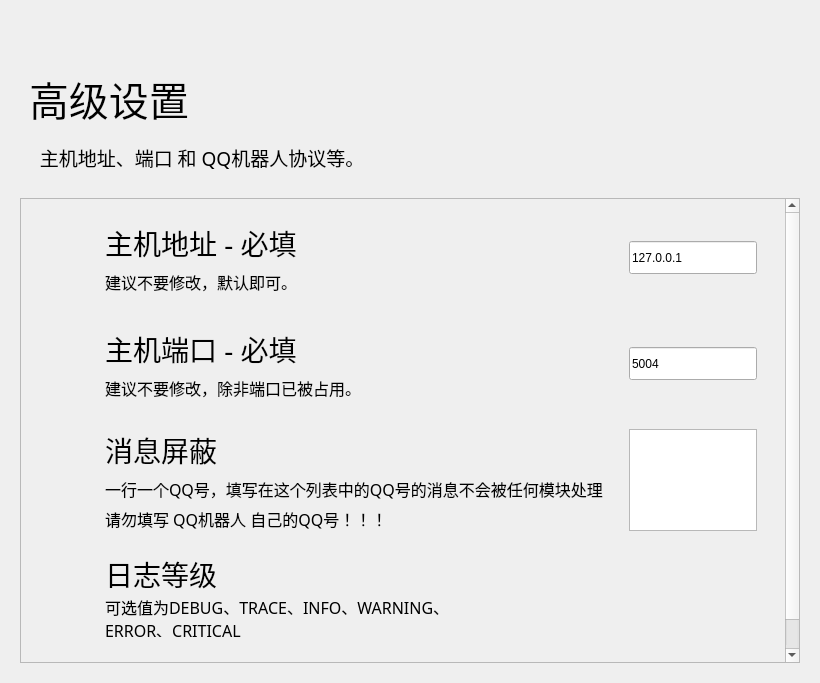
<?xml version="1.0" encoding="UTF-8"?>
<ui version="4.0">
 <class>Form</class>
 <widget class="QWidget" name="Form">
  <property name="geometry">
   <rect>
    <x>0</x>
    <y>0</y>
    <width>820</width>
    <height>683</height>
   </rect>
  </property>
  <property name="minimumSize">
   <size>
    <width>650</width>
    <height>465</height>
   </size>
  </property>
  <property name="windowTitle">
   <string>简儿 - 设置高级</string>
  </property>
  <layout class="QHBoxLayout" name="horizontalLayout">
   <item>
    <widget class="PopUpAniStackedWidget" name="PopUpAniStackedWidget">
     <property name="minimumSize">
      <size>
       <width>0</width>
       <height>0</height>
      </size>
     </property>
     <widget class="QWidget" name="page">
      <layout class="QVBoxLayout" name="verticalLayout">
       <item>
        <spacer name="spacer">
         <property name="orientation">
          <enum>Qt::Vertical</enum>
         </property>
         <property name="sizeType">
          <enum>QSizePolicy::Fixed</enum>
         </property>
         <property name="sizeHint" stdset="0">
          <size>
           <width>20</width>
           <height>40</height>
          </size>
         </property>
        </spacer>
       </item>
       <item>
        <widget class="QWidget" name="widget" native="true">
         <property name="maximumSize">
          <size>
           <width>16777215</width>
           <height>88</height>
          </size>
         </property>
         <layout class="QHBoxLayout" name="horizontalLayout_2">
          <item>
           <widget class="LargeTitleLabel" name="LargeTitleLabel">
            <property name="font">
             <font>
              <family>HarmonyOS Sans SC Medium</family>
              <pointsize>30</pointsize>
              <bold>false</bold>
             </font>
            </property>
            <property name="text">
             <string>高级设置</string>
            </property>
           </widget>
          </item>
         </layout>
        </widget>
       </item>
       <item>
        <widget class="SubtitleLabel" name="SubtitleLabel_5">
         <property name="font">
          <font>
           <family>HarmonyOS Sans SC Medium</family>
           <pointsize>14</pointsize>
           <bold>false</bold>
          </font>
         </property>
         <property name="text">
          <string>    主机地址、端口 和 QQ机器人协议等。</string>
         </property>
         <property name="wordWrap">
          <bool>true</bool>
         </property>
        </widget>
       </item>
       <item>
        <spacer name="verticalSpacer_32">
         <property name="orientation">
          <enum>Qt::Vertical</enum>
         </property>
         <property name="sizeType">
          <enum>QSizePolicy::Fixed</enum>
         </property>
         <property name="sizeHint" stdset="0">
          <size>
           <width>20</width>
           <height>20</height>
          </size>
         </property>
        </spacer>
       </item>
       <item>
        <widget class="SmoothScrollArea" name="SmoothScrollArea">
         <property name="frameShadow">
          <enum>QFrame::Raised</enum>
         </property>
         <property name="widgetResizable">
          <bool>true</bool>
         </property>
         <widget class="QWidget" name="scrollAreaWidgetContents">
          <property name="geometry">
           <rect>
            <x>0</x>
            <y>0</y>
            <width>782</width>
            <height>504</height>
           </rect>
          </property>
          <layout class="QVBoxLayout" name="verticalLayout_2">
           <item>
            <layout class="QGridLayout" name="gridLayout">
             <item row="1" column="0">
              <widget class="CardWidget" name="Edit_Icon_Settings_4">
               <property name="maximumSize">
                <size>
                 <width>16777215</width>
                 <height>100</height>
                </size>
               </property>
               <layout class="QHBoxLayout" name="horizontalLayout_8">
                <item>
                 <spacer name="horizontalSpacer_20">
                  <property name="orientation">
                   <enum>Qt::Horizontal</enum>
                  </property>
                  <property name="sizeType">
                   <enum>QSizePolicy::Fixed</enum>
                  </property>
                  <property name="sizeHint" stdset="0">
                   <size>
                    <width>10</width>
                    <height>20</height>
                   </size>
                  </property>
                 </spacer>
                </item>
                <item>
                 <widget class="IconWidget" name="IconWidget_7">
                  <property name="enabled">
                   <bool>true</bool>
                  </property>
                  <property name="minimumSize">
                   <size>
                    <width>40</width>
                    <height>40</height>
                   </size>
                  </property>
                  <property name="maximumSize">
                   <size>
                    <width>40</width>
                    <height>40</height>
                   </size>
                  </property>
                 </widget>
                </item>
                <item>
                 <spacer name="horizontalSpacer_21">
                  <property name="orientation">
                   <enum>Qt::Horizontal</enum>
                  </property>
                  <property name="sizeType">
                   <enum>QSizePolicy::Fixed</enum>
                  </property>
                  <property name="sizeHint" stdset="0">
                   <size>
                    <width>10</width>
                    <height>20</height>
                   </size>
                  </property>
                 </spacer>
                </item>
                <item>
                 <layout class="QVBoxLayout" name="verticalLayout_8">
                  <item>
                   <spacer name="verticalSpacer_37">
                    <property name="orientation">
                     <enum>Qt::Vertical</enum>
                    </property>
                    <property name="sizeType">
                     <enum>QSizePolicy::Expanding</enum>
                    </property>
                    <property name="sizeHint" stdset="0">
                     <size>
                      <width>20</width>
                      <height>5</height>
                     </size>
                    </property>
                   </spacer>
                  </item>
                  <item>
                   <widget class="TitleLabel" name="TitleLabel_7">
                    <property name="maximumSize">
                     <size>
                      <width>16777215</width>
                      <height>50</height>
                     </size>
                    </property>
                    <property name="font">
                     <font>
                      <family>HarmonyOS Sans SC</family>
                      <pointsize>21</pointsize>
                      <bold>false</bold>
                     </font>
                    </property>
                    <property name="text">
                     <string>主机端口 - 必填</string>
                    </property>
                   </widget>
                  </item>
                  <item>
                   <widget class="SubtitleLabel" name="SubtitleLabel_8">
                    <property name="font">
                     <font>
                      <family>HarmonyOS Sans SC</family>
                      <pointsize>12</pointsize>
                      <bold>false</bold>
                     </font>
                    </property>
                    <property name="text">
                     <string>建议不要修改，除非端口已被占用。</string>
                    </property>
                    <property name="textFormat">
                     <enum>Qt::AutoText</enum>
                    </property>
                    <property name="scaledContents">
                     <bool>false</bool>
                    </property>
                    <property name="wordWrap">
                     <bool>true</bool>
                    </property>
                   </widget>
                  </item>
                  <item>
                   <spacer name="verticalSpacer_38">
                    <property name="orientation">
                     <enum>Qt::Vertical</enum>
                    </property>
                    <property name="sizeType">
                     <enum>QSizePolicy::Expanding</enum>
                    </property>
                    <property name="sizeHint" stdset="0">
                     <size>
                      <width>20</width>
                      <height>5</height>
                     </size>
                    </property>
                   </spacer>
                  </item>
                 </layout>
                </item>
                <item>
                 <widget class="LineEdit" name="LineEdit_6">
                  <property name="maximumSize">
                   <size>
                    <width>128</width>
                    <height>33</height>
                   </size>
                  </property>
                  <property name="text">
                   <string>5004</string>
                  </property>
                 </widget>
                </item>
                <item>
                 <spacer name="horizontalSpacer_22">
                  <property name="orientation">
                   <enum>Qt::Horizontal</enum>
                  </property>
                  <property name="sizeType">
                   <enum>QSizePolicy::Fixed</enum>
                  </property>
                  <property name="sizeHint" stdset="0">
                   <size>
                    <width>10</width>
                    <height>20</height>
                   </size>
                  </property>
                 </spacer>
                </item>
               </layout>
              </widget>
             </item>
             <item row="3" column="0">
              <widget class="CardWidget" name="Edit_Icon_Settings_3">
               <property name="maximumSize">
                <size>
                 <width>16777215</width>
                 <height>100</height>
                </size>
               </property>
               <layout class="QHBoxLayout" name="horizontalLayout_7">
                <item>
                 <spacer name="horizontalSpacer_17">
                  <property name="orientation">
                   <enum>Qt::Horizontal</enum>
                  </property>
                  <property name="sizeType">
                   <enum>QSizePolicy::Fixed</enum>
                  </property>
                  <property name="sizeHint" stdset="0">
                   <size>
                    <width>10</width>
                    <height>20</height>
                   </size>
                  </property>
                 </spacer>
                </item>
                <item>
                 <widget class="IconWidget" name="IconWidget_6">
                  <property name="enabled">
                   <bool>true</bool>
                  </property>
                  <property name="minimumSize">
                   <size>
                    <width>40</width>
                    <height>40</height>
                   </size>
                  </property>
                  <property name="maximumSize">
                   <size>
                    <width>40</width>
                    <height>40</height>
                   </size>
                  </property>
                 </widget>
                </item>
                <item>
                 <spacer name="horizontalSpacer_18">
                  <property name="orientation">
                   <enum>Qt::Horizontal</enum>
                  </property>
                  <property name="sizeType">
                   <enum>QSizePolicy::Fixed</enum>
                  </property>
                  <property name="sizeHint" stdset="0">
                   <size>
                    <width>10</width>
                    <height>20</height>
                   </size>
                  </property>
                 </spacer>
                </item>
                <item>
                 <layout class="QVBoxLayout" name="verticalLayout_7">
                  <item>
                   <spacer name="verticalSpacer_35">
                    <property name="orientation">
                     <enum>Qt::Vertical</enum>
                    </property>
                    <property name="sizeType">
                     <enum>QSizePolicy::Expanding</enum>
                    </property>
                    <property name="sizeHint" stdset="0">
                     <size>
                      <width>20</width>
                      <height>5</height>
                     </size>
                    </property>
                   </spacer>
                  </item>
                  <item>
                   <widget class="TitleLabel" name="TitleLabel_6">
                    <property name="maximumSize">
                     <size>
                      <width>16777215</width>
                      <height>50</height>
                     </size>
                    </property>
                    <property name="font">
                     <font>
                      <family>HarmonyOS Sans SC</family>
                      <pointsize>21</pointsize>
                      <bold>false</bold>
                     </font>
                    </property>
                    <property name="text">
                     <string>日志等级</string>
                    </property>
                   </widget>
                  </item>
                  <item>
                   <widget class="SubtitleLabel" name="SubtitleLabel_7">
                    <property name="font">
                     <font>
                      <family>HarmonyOS Sans SC</family>
                      <pointsize>12</pointsize>
                      <bold>false</bold>
                     </font>
                    </property>
                    <property name="text">
                     <string>可选值为DEBUG、TRACE、INFO、WARNING、ERROR、CRITICAL</string>
                    </property>
                    <property name="textFormat">
                     <enum>Qt::AutoText</enum>
                    </property>
                    <property name="scaledContents">
                     <bool>false</bool>
                    </property>
                    <property name="wordWrap">
                     <bool>true</bool>
                    </property>
                   </widget>
                  </item>
                  <item>
                   <spacer name="verticalSpacer_36">
                    <property name="orientation">
                     <enum>Qt::Vertical</enum>
                    </property>
                    <property name="sizeType">
                     <enum>QSizePolicy::Expanding</enum>
                    </property>
                    <property name="sizeHint" stdset="0">
                     <size>
                      <width>20</width>
                      <height>5</height>
                     </size>
                    </property>
                   </spacer>
                  </item>
                 </layout>
                </item>
                <item>
                 <widget class="SplitPushButton" name="SplitPushButton">
                  <property name="maximumSize">
                   <size>
                    <width>16777215</width>
                    <height>16777215</height>
                   </size>
                  </property>
                  <property name="text_" stdset="0">
                   <string>DEBUG</string>
                  </property>
                 </widget>
                </item>
                <item>
                 <spacer name="horizontalSpacer_19">
                  <property name="orientation">
                   <enum>Qt::Horizontal</enum>
                  </property>
                  <property name="sizeType">
                   <enum>QSizePolicy::Fixed</enum>
                  </property>
                  <property name="sizeHint" stdset="0">
                   <size>
                    <width>10</width>
                    <height>20</height>
                   </size>
                  </property>
                 </spacer>
                </item>
               </layout>
              </widget>
             </item>
             <item row="0" column="0">
              <widget class="CardWidget" name="Edit_Icon_Settings">
               <property name="maximumSize">
                <size>
                 <width>16777215</width>
                 <height>100</height>
                </size>
               </property>
               <layout class="QHBoxLayout" name="horizontalLayout_3">
                <item>
                 <spacer name="horizontalSpacer_5">
                  <property name="orientation">
                   <enum>Qt::Horizontal</enum>
                  </property>
                  <property name="sizeType">
                   <enum>QSizePolicy::Fixed</enum>
                  </property>
                  <property name="sizeHint" stdset="0">
                   <size>
                    <width>10</width>
                    <height>20</height>
                   </size>
                  </property>
                 </spacer>
                </item>
                <item>
                 <widget class="IconWidget" name="IconWidget_2">
                  <property name="enabled">
                   <bool>true</bool>
                  </property>
                  <property name="minimumSize">
                   <size>
                    <width>40</width>
                    <height>40</height>
                   </size>
                  </property>
                  <property name="maximumSize">
                   <size>
                    <width>40</width>
                    <height>40</height>
                   </size>
                  </property>
                 </widget>
                </item>
                <item>
                 <spacer name="horizontalSpacer_6">
                  <property name="orientation">
                   <enum>Qt::Horizontal</enum>
                  </property>
                  <property name="sizeType">
                   <enum>QSizePolicy::Fixed</enum>
                  </property>
                  <property name="sizeHint" stdset="0">
                   <size>
                    <width>10</width>
                    <height>20</height>
                   </size>
                  </property>
                 </spacer>
                </item>
                <item>
                 <layout class="QVBoxLayout" name="verticalLayout_3">
                  <item>
                   <spacer name="verticalSpacer_26">
                    <property name="orientation">
                     <enum>Qt::Vertical</enum>
                    </property>
                    <property name="sizeType">
                     <enum>QSizePolicy::Expanding</enum>
                    </property>
                    <property name="sizeHint" stdset="0">
                     <size>
                      <width>20</width>
                      <height>5</height>
                     </size>
                    </property>
                   </spacer>
                  </item>
                  <item>
                   <widget class="TitleLabel" name="TitleLabel_2">
                    <property name="maximumSize">
                     <size>
                      <width>16777215</width>
                      <height>50</height>
                     </size>
                    </property>
                    <property name="font">
                     <font>
                      <family>HarmonyOS Sans SC</family>
                      <pointsize>21</pointsize>
                      <bold>false</bold>
                     </font>
                    </property>
                    <property name="text">
                     <string>主机地址 - 必填</string>
                    </property>
                   </widget>
                  </item>
                  <item>
                   <widget class="SubtitleLabel" name="SubtitleLabel_2">
                    <property name="font">
                     <font>
                      <family>HarmonyOS Sans SC</family>
                      <pointsize>12</pointsize>
                      <bold>false</bold>
                     </font>
                    </property>
                    <property name="text">
                     <string>建议不要修改，默认即可。</string>
                    </property>
                    <property name="textFormat">
                     <enum>Qt::AutoText</enum>
                    </property>
                    <property name="scaledContents">
                     <bool>false</bool>
                    </property>
                    <property name="wordWrap">
                     <bool>true</bool>
                    </property>
                   </widget>
                  </item>
                  <item>
                   <spacer name="verticalSpacer_27">
                    <property name="orientation">
                     <enum>Qt::Vertical</enum>
                    </property>
                    <property name="sizeType">
                     <enum>QSizePolicy::Expanding</enum>
                    </property>
                    <property name="sizeHint" stdset="0">
                     <size>
                      <width>20</width>
                      <height>5</height>
                     </size>
                    </property>
                   </spacer>
                  </item>
                 </layout>
                </item>
                <item>
                 <widget class="LineEdit" name="LineEdit">
                  <property name="maximumSize">
                   <size>
                    <width>128</width>
                    <height>33</height>
                   </size>
                  </property>
                  <property name="text">
                   <string>127.0.0.1</string>
                  </property>
                 </widget>
                </item>
                <item>
                 <spacer name="horizontalSpacer_11">
                  <property name="orientation">
                   <enum>Qt::Horizontal</enum>
                  </property>
                  <property name="sizeType">
                   <enum>QSizePolicy::Fixed</enum>
                  </property>
                  <property name="sizeHint" stdset="0">
                   <size>
                    <width>10</width>
                    <height>20</height>
                   </size>
                  </property>
                 </spacer>
                </item>
               </layout>
              </widget>
             </item>
             <item row="6" column="0">
              <spacer name="verticalSpacer">
               <property name="orientation">
                <enum>Qt::Vertical</enum>
               </property>
               <property name="sizeHint" stdset="0">
                <size>
                 <width>20</width>
                 <height>40</height>
                </size>
               </property>
              </spacer>
             </item>
             <item row="2" column="0">
              <widget class="CardWidget" name="Edit_Icon_Settings_2">
               <property name="maximumSize">
                <size>
                 <width>16777215</width>
                 <height>120</height>
                </size>
               </property>
               <layout class="QHBoxLayout" name="horizontalLayout_6">
                <item>
                 <spacer name="horizontalSpacer_14">
                  <property name="orientation">
                   <enum>Qt::Horizontal</enum>
                  </property>
                  <property name="sizeType">
                   <enum>QSizePolicy::Fixed</enum>
                  </property>
                  <property name="sizeHint" stdset="0">
                   <size>
                    <width>10</width>
                    <height>20</height>
                   </size>
                  </property>
                 </spacer>
                </item>
                <item>
                 <widget class="IconWidget" name="IconWidget_5">
                  <property name="enabled">
                   <bool>true</bool>
                  </property>
                  <property name="minimumSize">
                   <size>
                    <width>40</width>
                    <height>40</height>
                   </size>
                  </property>
                  <property name="maximumSize">
                   <size>
                    <width>40</width>
                    <height>40</height>
                   </size>
                  </property>
                 </widget>
                </item>
                <item>
                 <spacer name="horizontalSpacer_15">
                  <property name="orientation">
                   <enum>Qt::Horizontal</enum>
                  </property>
                  <property name="sizeType">
                   <enum>QSizePolicy::Fixed</enum>
                  </property>
                  <property name="sizeHint" stdset="0">
                   <size>
                    <width>10</width>
                    <height>20</height>
                   </size>
                  </property>
                 </spacer>
                </item>
                <item>
                 <layout class="QVBoxLayout" name="verticalLayout_6">
                  <item>
                   <spacer name="verticalSpacer_33">
                    <property name="orientation">
                     <enum>Qt::Vertical</enum>
                    </property>
                    <property name="sizeType">
                     <enum>QSizePolicy::Expanding</enum>
                    </property>
                    <property name="sizeHint" stdset="0">
                     <size>
                      <width>20</width>
                      <height>5</height>
                     </size>
                    </property>
                   </spacer>
                  </item>
                  <item>
                   <widget class="TitleLabel" name="TitleLabel_5">
                    <property name="maximumSize">
                     <size>
                      <width>16777215</width>
                      <height>50</height>
                     </size>
                    </property>
                    <property name="font">
                     <font>
                      <family>HarmonyOS Sans SC</family>
                      <pointsize>21</pointsize>
                      <bold>false</bold>
                     </font>
                    </property>
                    <property name="text">
                     <string>消息屏蔽</string>
                    </property>
                   </widget>
                  </item>
                  <item>
                   <widget class="SubtitleLabel" name="SubtitleLabel_6">
                    <property name="font">
                     <font>
                      <family>HarmonyOS Sans SC</family>
                      <pointsize>12</pointsize>
                      <bold>false</bold>
                     </font>
                    </property>
                    <property name="text">
                     <string>一行一个QQ号，填写在这个列表中的QQ号的消息不会被任何模块处理</string>
                    </property>
                    <property name="textFormat">
                     <enum>Qt::AutoText</enum>
                    </property>
                    <property name="scaledContents">
                     <bool>false</bool>
                    </property>
                    <property name="wordWrap">
                     <bool>true</bool>
                    </property>
                   </widget>
                  </item>
                  <item>
                   <widget class="SubtitleLabel" name="SubtitleLabel_9">
                    <property name="font">
                     <font>
                      <family>HarmonyOS Sans SC</family>
                      <pointsize>12</pointsize>
                      <bold>false</bold>
                     </font>
                    </property>
                    <property name="text">
                     <string>请勿填写 QQ机器人 自己的QQ号！！！</string>
                    </property>
                    <property name="textFormat">
                     <enum>Qt::AutoText</enum>
                    </property>
                    <property name="scaledContents">
                     <bool>false</bool>
                    </property>
                    <property name="wordWrap">
                     <bool>true</bool>
                    </property>
                   </widget>
                  </item>
                  <item>
                   <spacer name="verticalSpacer_34">
                    <property name="orientation">
                     <enum>Qt::Vertical</enum>
                    </property>
                    <property name="sizeType">
                     <enum>QSizePolicy::Expanding</enum>
                    </property>
                    <property name="sizeHint" stdset="0">
                     <size>
                      <width>20</width>
                      <height>5</height>
                     </size>
                    </property>
                   </spacer>
                  </item>
                 </layout>
                </item>
                <item>
                 <widget class="PlainTextEdit" name="PlainTextEdit">
                  <property name="maximumSize">
                   <size>
                    <width>128</width>
                    <height>16777215</height>
                   </size>
                  </property>
                 </widget>
                </item>
                <item>
                 <spacer name="horizontalSpacer_16">
                  <property name="orientation">
                   <enum>Qt::Horizontal</enum>
                  </property>
                  <property name="sizeType">
                   <enum>QSizePolicy::Fixed</enum>
                  </property>
                  <property name="sizeHint" stdset="0">
                   <size>
                    <width>10</width>
                    <height>20</height>
                   </size>
                  </property>
                 </spacer>
                </item>
               </layout>
              </widget>
             </item>
            </layout>
           </item>
          </layout>
         </widget>
        </widget>
       </item>
      </layout>
     </widget>
    </widget>
   </item>
  </layout>
 </widget>
 <customwidgets>
  <customwidget>
   <class>SplitPushButton</class>
   <extends>QWidget</extends>
   <header>qfluentwidgets</header>
  </customwidget>
  <customwidget>
   <class>IconWidget</class>
   <extends>QWidget</extends>
   <header>qfluentwidgets</header>
  </customwidget>
  <customwidget>
   <class>CardWidget</class>
   <extends>QFrame</extends>
   <header>qfluentwidgets</header>
   <container>1</container>
  </customwidget>
  <customwidget>
   <class>SmoothScrollArea</class>
   <extends>QScrollArea</extends>
   <header>qfluentwidgets</header>
   <container>1</container>
  </customwidget>
  <customwidget>
   <class>PopUpAniStackedWidget</class>
   <extends>QStackedWidget</extends>
   <header>qfluentwidgets</header>
   <container>1</container>
  </customwidget>
  <customwidget>
   <class>SubtitleLabel</class>
   <extends>QLabel</extends>
   <header>qfluentwidgets</header>
  </customwidget>
  <customwidget>
   <class>TitleLabel</class>
   <extends>QLabel</extends>
   <header>qfluentwidgets</header>
  </customwidget>
  <customwidget>
   <class>LargeTitleLabel</class>
   <extends>QLabel</extends>
   <header>qfluentwidgets</header>
  </customwidget>
  <customwidget>
   <class>LineEdit</class>
   <extends>QLineEdit</extends>
   <header>qfluentwidgets</header>
  </customwidget>
  <customwidget>
   <class>PlainTextEdit</class>
   <extends>QPlainTextEdit</extends>
   <header>qfluentwidgets</header>
  </customwidget>
 </customwidgets>
 <resources>
  <include location="JianerSetupWizard.qrc"/>
 </resources>
 <connections/>
</ui>
